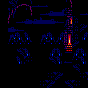

Rendered tile map (Tiled .tmx) drawn with the repository's tilesets; below, a short description and the full map source, tile grids included:
An orthogonal 11x11 tile map with 8x8 px tiles, 1 tile layer (background), 1 hidden layer not drawn, 2 tilesets and 6 objects (player, jardin-ventana, jardin-carbon, jardin-pozo, candle, ...).

<map version="1.0" orientation="orthogonal" renderorder="right-down" width="11" height="11" tilewidth="8" tileheight="8" nextobjectid="6">
 <tileset firstgid="1" name="tiles" tilewidth="8" tileheight="8" tilecount="64" columns="16">
  <image source="bg-tiles-jardin.png" width="128" height="32" />
 </tileset>
 <tileset firstgid="65" name="collision" tilewidth="8" tileheight="8" tilecount="10" columns="10">
  <image source="bg-collision-masks.png" width="72" height="8" />
 </tileset>
 <layer name="background" width="11" height="11">
  <data encoding="csv">
1,2,3,4,5,5,1,1,6,1,1,
1,7,1,6,1,5,8,9,10,1,5,
1,11,5,8,8,12,13,14,15,16,1,
1,17,18,1,1,1,1,1,10,16,19,
1,20,21,21,1,20,21,22,23,16,24,
1,25,25,25,1,25,26,27,28,29,1,
1,1,2,21,1,1,30,21,31,32,21,
1,1,21,33,1,1,2,21,34,25,21,
1,1,1,1,1,1,1,1,1,2,1,
1,1,1,1,1,1,35,36,1,1,37,
1,1,1,1,1,38,39,1,2,33,1
</data>
 </layer>
 <layer name="collision" width="11" height="11" visible="0">
  <data encoding="csv">
66,66,66,66,66,66,66,66,66,66,66,
66,66,66,66,66,66,66,66,66,66,66,
66,66,66,66,66,66,66,66,66,66,66,
66,66,66,66,66,66,66,66,66,66,66,
66,66,66,66,66,66,66,66,66,66,66,
66,66,66,66,66,66,66,66,66,66,66,
66,66,66,66,66,66,66,66,73,66,66,
66,66,66,66,66,66,66,66,65,66,66,
66,66,66,65,65,65,65,65,65,65,65,
66,66,66,66,65,65,65,65,65,65,65,
66,66,66,66,66,65,65,65,65,65,65
</data>
 </layer>
 <objectgroup name="Objects">
  <object id="63" name="player" x="64" y="32" width="6" height="28">
   <properties>
    <property name="depth" type="int" value="60" />
    <property name="direction" value="left" />
   </properties>
  </object>
  <object id="1" name="jardin-ventana" x="64" y="32" width="8" height="16">
   <properties>
    <property name="depth" type="int" value="56" />
    <property name="direction" value="front" />
    <property name="state" value="exit" />
   </properties>
  </object>
  <object id="2" name="jardin-carbon" x="64" y="60" width="12" height="16">
   <properties>
    <property name="depth" type="int" value="76" />
    <property name="direction" value="front" />
    <property name="state" value="idle" />
   </properties>
  </object>
  <object id="3" name="jardin-pozo" x="32" y="48" width="18" height="32">
   <properties>
    <property name="depth" type="int" value="80" />
    <property name="direction" value="front" />
    <property name="state" value="idle" />
   </properties>
  </object>
  <object id="4" name="candle" x="32" y="32" width="4" height="16">
   <properties>
    <property name="depth" type="int" value="80" />
    <property name="direction" value="front" />
    <property name="state" value="open" />
   </properties>
  </object>
  <object id="5" name="jardin-cuerda" x="40" y="51" width="2" height="20">
   <properties>
    <property name="depth" type="int" value="80" />
    <property name="direction" value="front" />
    <property name="state" value="idle" />
   </properties>
  </object>
 </objectgroup>
</map>